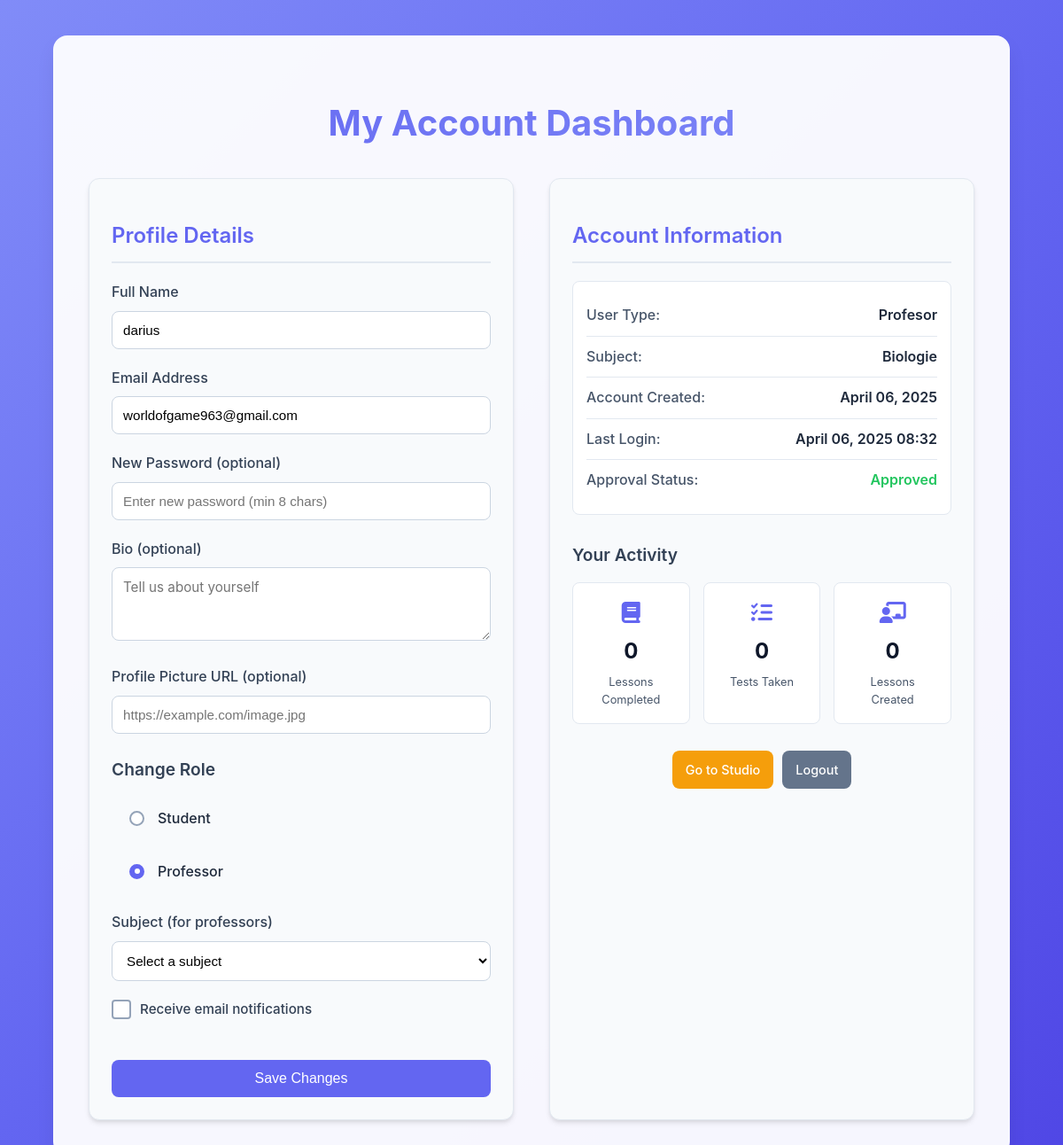
Page /account (signed in) on the earlier database version.
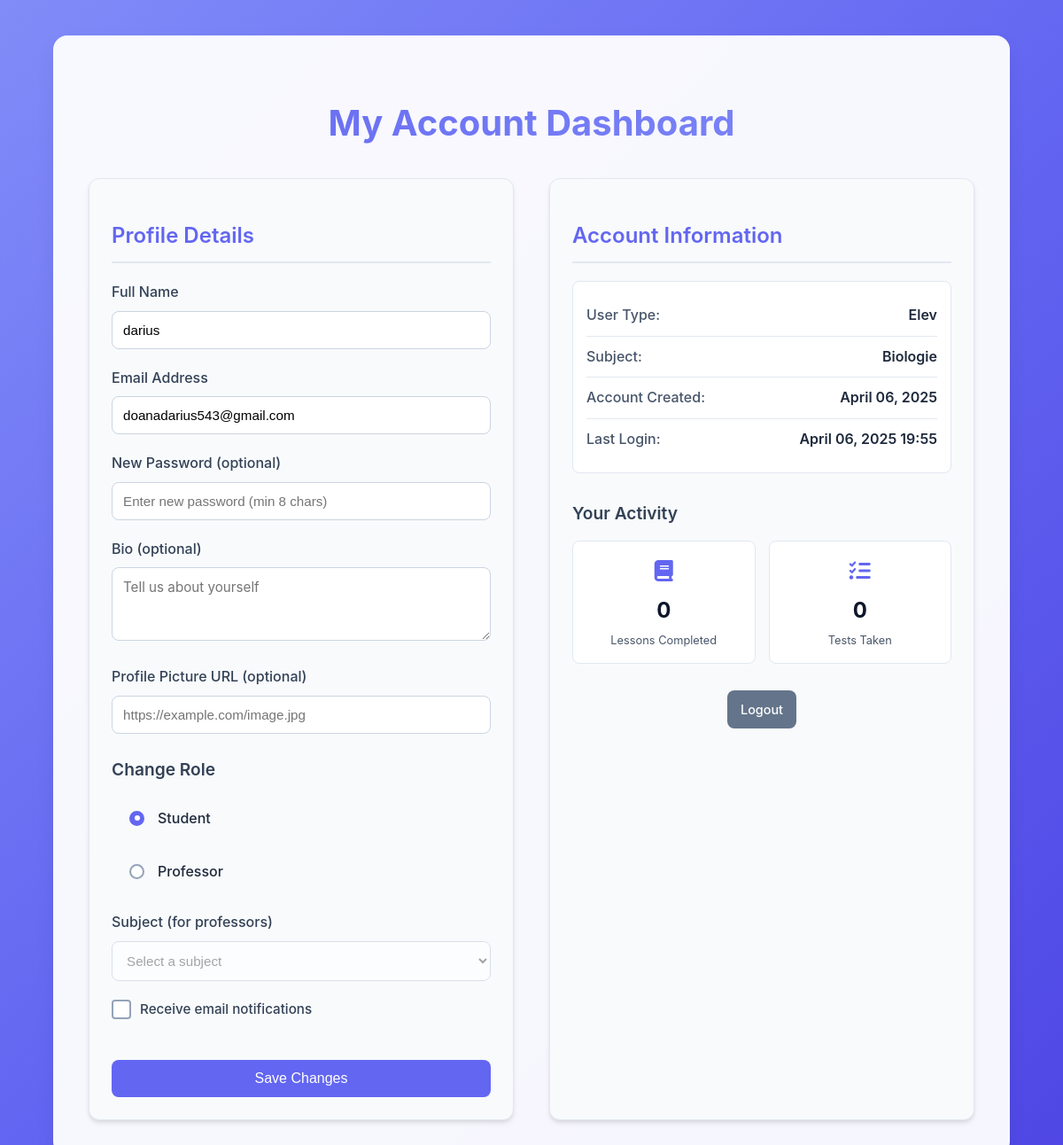
Same page on the later database version.
### models.py (models this page shows, shortened)
class User(db.Model, UserMixin):
    id = db.Column(db.Integer, primary_key=True)
    email = db.Column(db.String(120), unique=True, nullable=False)
    password = db.Column(db.String(120), nullable=False)
    name = db.Column(db.String(120), nullable=True)
    is_admin = db.Column(db.Boolean, default=False)
    user_type = db.Column(db.String(50), nullable=True)
    subject = db.Column(db.String(120), nullable=True)
    is_professor_approved = db.Column(db.Boolean, default=False)
    verification_token = db.Column(db.String(36), nullable=True)
    is_verified = db.Column(db.Boolean, default=False)
    last_login = db.Column(db.DateTime, nullable=True)
    session_id = db.Column(db.String(100))
    created_at = db.Column(db.DateTime, default=datetime.utcnow)
    lessons = db.relationship('Lesson', backref='author', lazy=True)
    tests = db.relationship('Test', backref='author', lazy=True)
    grades = db.relationship('Grade', backref='student', lazy=True)
    @property
    def is_authenticated(self):
        return True

### AccountPage/routes.py (the view, shortened to what this page needs)
@account_bp.route('/account', methods=['GET', 'POST'])
@login_required
def account():
    user = User.query.get(current_user.id)
    if not user:
        flash('User not found.', 'error')
        return redirect(url_for('landing.index'))
    return render_template('account.html', user=user)

### app.py (called while the page is built)
@login_manager.user_loader
def load_user(user_id):
    user = User.query.get(int(user_id))
    if user and 'user_id' in session:
        user.last_login = datetime.utcnow()
        db.session.commit()
    return user

@app.after_request
def add_header(response):
    response.headers['Cache-Control'] = 'no-store, no-cache, must-revalidate, post-check=0, pre-check=0, max-age=0'
    response.headers['Pragma'] = 'no-cache'
    response.headers['Expires'] = '-1'
    if request.endpoint == 'login.verify_email':
        response.set_cookie('logged_in', 'false', max_age=3600, httponly=True)
    elif 'user_id' in session:
        response.set_cookie('logged_in', 'true', max_age=3600, httponly=True)
    else:
        response.set_cookie('logged_in', 'false', max_age=3600, httponly=True)
    return response

### Templates/account.html (shortened to what this page needs)
{% extends "account_base.html" %}
{% block content %}
    <h1>My Account Dashboard</h1>
    <div class="account-wrapper">
        <div class="profile-section">
            <h2>Profile Details</h2>
            <form method="POST">
                <div class="form-group">
                    <label for="name">Full Name</label>
                    <input type="text" id="name" name="name" value="{{ user.name or '' }}" required>
                </div>
                <div class="form-group">
                    <label for="email">Email Address</label>
                    <input type="email" id="email" name="email" value="{{ user.email }}" required>
                </div>
                <div class="form-group">
                    <label for="password">New Password (optional)</label>
                    <input type="password" id="password" name="password" placeholder="Enter new password (min 8 chars)">
                </div>
                <div class="form-group">
                    <label for="bio">Bio (optional)</label>
                    <textarea id="bio" name="bio" rows="3" placeholder="Tell us about yourself">{{ user.bio or '' }}</textarea>
                </div>
                <div class="form-group">
                    <label for="profile_picture">Profile Picture URL (optional)</label>
                    <input type="url" id="profile_picture" name="profile_picture" value="{{ user.profile_picture or '' }}" placeholder="https://example.com/image.jpg">
                </div>
                <h3>Change Role</h3>
                <div class="radio-input">
                    <label class="label">
                        <input type="radio" id="elev" name="value-radio" value="elev" {% if user.user_type == 'elev' %}checked{% endif %}>
                        <p class="text">Student</p>
                    </label>
                    <label class="label">
                        <input type="radio" id="profesor" name="value-radio" value="profesor" {% if user.user_type == 'profesor' %}checked{% endif %}>
                        <p class="text">Professor</p>
                    </label>
                </div>
                <div class="form-group">
                    <label for="subject">Subject (for professors)</label>
                    <select id="subject" name="subject" {% if user.user_type != 'profesor' %}disabled{% endif %}>
                        <option value="">Select a subject</option>
                    </select>
                </div>
                <div class="form-group">
                    <label class="checkbox-label">
                        <span class="checkmark"></span>
                        Receive email notifications
                    </label>
                </div>
                <button type="submit">Save Changes</button>
            </form>
        </div>
        <div class="info-section">
            <h2>Account Information</h2>
            <div class="info-card">
                <div class="info-item">
                    <span class="info-label">User Type:</span>
                    <span class="info-value">{{ user.user_type|capitalize or 'Not set' }}</span>
                </div>
                <div class="info-item">
                    <span class="info-label">Subject:</span>
                    <span class="info-value">{{ user.subject|capitalize or 'Not set' }}</span>
                </div>
                <div class="info-item">
                    <span class="info-label">Account Created:</span>
                    <span class="info-value">{{ user.created_at.strftime('%B %d, %Y') if user.created_at else 'Unknown' }}</span>
                </div>
                <div class="info-item">
                    <span class="info-label">Last Login:</span>
                    <span class="info-value">{{ user.last_login.strftime('%B %d, %Y %H:%M') if user.last_login else 'Unknown' }}</span>
                </div>
                {% if user.user_type == 'profesor' %}
                    <div class="info-item">
                        <span class="info-label">Approval Status:</span>
                        <span class="info-value {% if user.is_professor_approved %}status-approved{% else %}status-pending{% endif %}">
                            {% if user.is_professor_approved %}Approved{% else %}Pending Approval{% endif %}
                        </span>
                    </div>
                {% endif %}
            </div>
            <div class="account-stats">
                <h3>Your Activity</h3>
                <div class="stats-grid">
                    <div class="stat-card">
                        <div class="stat-icon"><i class="fas fa-book"></i></div>
                        <div class="stat-value">{{ user.lessons_completed|default(0) }}</div>
                        <div class="stat-label">Lessons Completed</div>
                    </div>
                    <div class="stat-card">
                        <div class="stat-icon"><i class="fas fa-tasks"></i></div>
                        <div class="stat-value">{{ user.tests_taken|default(0) }}</div>
                        <div class="stat-label">Tests Taken</div>
                    </div>
                    {% if user.user_type == 'profesor' %}
                        <div class="stat-card">
                            <div class="stat-icon"><i class="fas fa-chalkboard-teacher"></i></div>
                            <div class="stat-value">{{ user.lessons_created|default(0) }}</div>
                            <div class="stat-label">Lessons Created</div>
                        </div>
                    {% endif %}
                </div>
            </div>
            <div class="actions">
                {% if user.user_type == 'profesor' and user.is_professor_approved %}
                    <a href="{{ url_for('studio.studio') }}" class="studio-link">Go to Studio</a>
                {% endif %}
                <a href="{{ url_for('login.logout') }}" class="logout-link">Logout</a>
            </div>
        </div>
    </div>
{% endblock %}

### Templates/account_base.html (shortened to what this page needs)
<!DOCTYPE html>
<html lang="en">
<head>
    <link rel="stylesheet" href="https://cdnjs.cloudflare.com/ajax/libs/font-awesome/6.4.0/css/all.min.css">
    <link rel="stylesheet" href="{{ url_for('static', filename='style.css') }}">
    <link rel="stylesheet" href="{{ url_for('account.static', filename='style.css') }}">
</head>
<body>
    <div class="container">
        {% block content %}{% endblock %}
    </div>
</body>
</html>

### static/style.css (style rules this page uses)
:root { --primary: #6366f1; --primary-light: #818cf8; --secondary: #4f46e5; --light: #f8fafc; --dark: #1e293b; --success: #22c55e; --warning: #f59e0b; --danger: #ef4444; --bio-color: #10b981; --isto-color: #f97316; --geogra-color: #3b82f6; --gray-50: #f8fafc; --gray-100: #f1f5f9; --gray-200: #e2e8f0; --gray-300: #cbd5e1; --gray-400: #94a3b8; --gray-500: #64748b; --gray-600: #475569; --gray-700: #334155; --gray-800: #1e293b; --gray-900: #0f172a; }
body { font-family: 'Inter', system-ui, -apple-system, sans-serif; margin: 0; padding: 0; background-color: var(--gray-50); color: var(--gray-800); line-height: 1.6; }

Differences in the rows shown:
changed User "Biologie": email "worldofgame963@gmail.com" → "doanadarius543@gmail.com"; user_type "☐ Student" → "☑ Student"; user_type "☑ Professor" → "☐ Professor"; user_type "Profesor" → "Elev"; last_login "April 06, 2025 08:32" → "April 06, 2025 19:55"; is_professor_approved True → False (drawn)
Other differences:
{{ user.lessons_created|default(0) }}: "0" → (not shown)
text no longer shown: "Approval Status: Approved Lessons Created Go to Studio"
